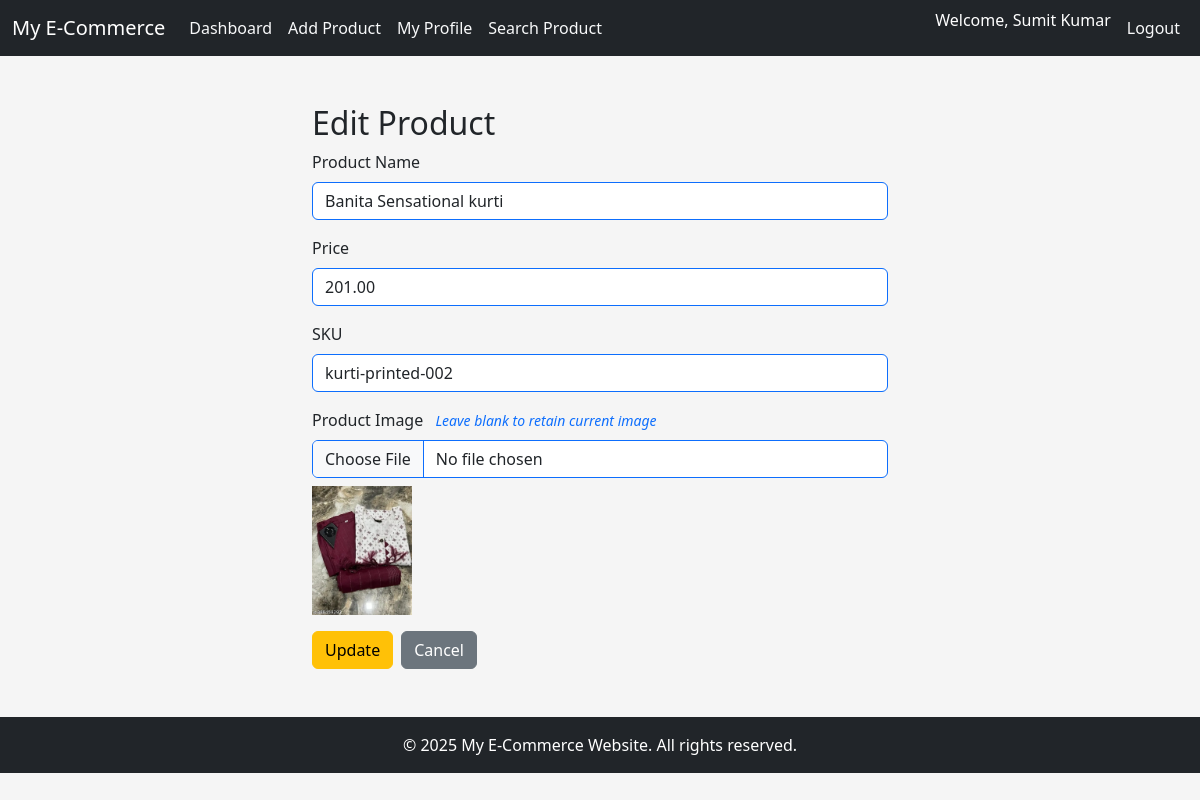
Screenshot of /edit_product.php?id=3 (signed in) with the database file from the repository.
### tables this page shows
CREATE TABLE `products` (
  `id` int(11) NOT NULL,
  `user_id` int(11) NOT NULL,
  `product_name` varchar(100) NOT NULL,
  `price` decimal(10,2) NOT NULL,
  `sku` varchar(100) NOT NULL,
  `image` varchar(225) DEFAULT NULL,
  `created_at` datetime DEFAULT current_timestamp(),
  `updated_at` datetime DEFAULT current_timestamp() ON UPDATE current_timestamp()
);

### edit_product.php (the view, shortened to what this page needs)
<?php include 'db.php'; ?>
<?php include 'header.php'; ?>
<?php include 'navbar.php'; ?>
<?php
$id = $_GET['id'];
$uid = $_SESSION['user_id'];
$result = $conn->query("SELECT * FROM products WHERE id=$id AND user_id=$uid");
$product = $result->fetch_assoc();
?>
<div class="container mt-5 col-md-6">
    <h2>Edit Product</h2>
    <form id="editProductForm" method="POST" enctype="multipart/form-data" novalidate>
       <div class="mb-3">
       <label>Product Name</label>
        <input type="text" name="product_name" id="product_name" class="form-control border-primary border-1 my-2" value="<?= htmlspecialchars($product['product_name']) ?>" required>
       </div>
        <div class="mb-3">
        <label>Price</label>
        <input type="number" name="price" id="price" class="form-control border-primary border-1 my-2" value="<?= htmlspecialchars($product['price']) ?>" required>
        </div>
        <div class="mb-3">
        <label>SKU</label>
        <input type="text" name="sku" id="sku" class="form-control border-primary border-1 my-2" value="<?= htmlspecialchars($product['sku']) ?>" required>
        </div>
        <div class="mb-3">
        <label>Product Image</label>
        <small class="form-text text-primary fst-italic ms-2">Leave blank to retain current image</small>
        <input type="file" name="image" id="image" class="form-control border-primary border-1 my-2">
        <img src="uploads/<?= htmlspecialchars($product['image']) ?>" width="100" class="my-2 d-block">
        </div>
        <div class="d-flex gap-2">
            <button type="submit" class="btn btn-warning">Update</button>
            <a href="dashboard.php" class="btn btn-secondary">Cancel</a>
        </div>
    </form>
</div>
<?php include 'footer.php'; ?>

### header.php (style rules this page uses)
body { background-color: hsl(0, 0.00%, 96.10%); }

### rows the page displays
products: product_name "Banita Sensational kurti", price "201.00", sku "kurti-printed-002", image (picture)

### other values shown
$_SESSION['user_name'] "Sumit Kumar"
